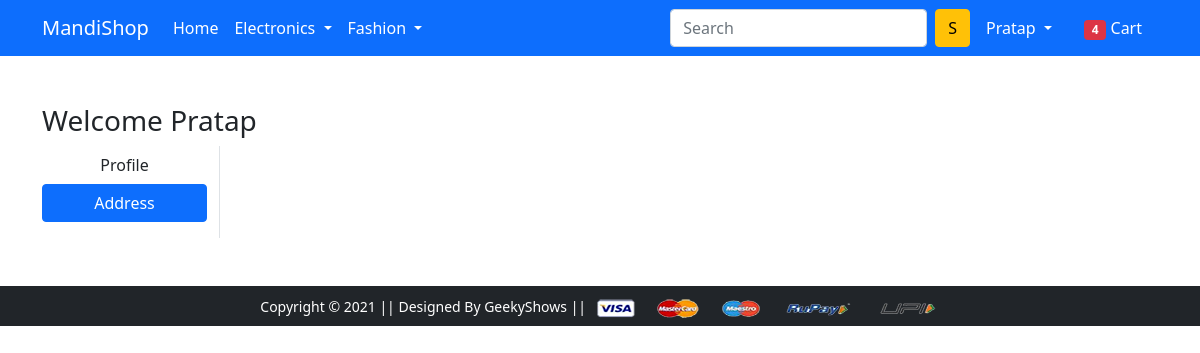
Page /address/ (signed in) on the earlier database version.
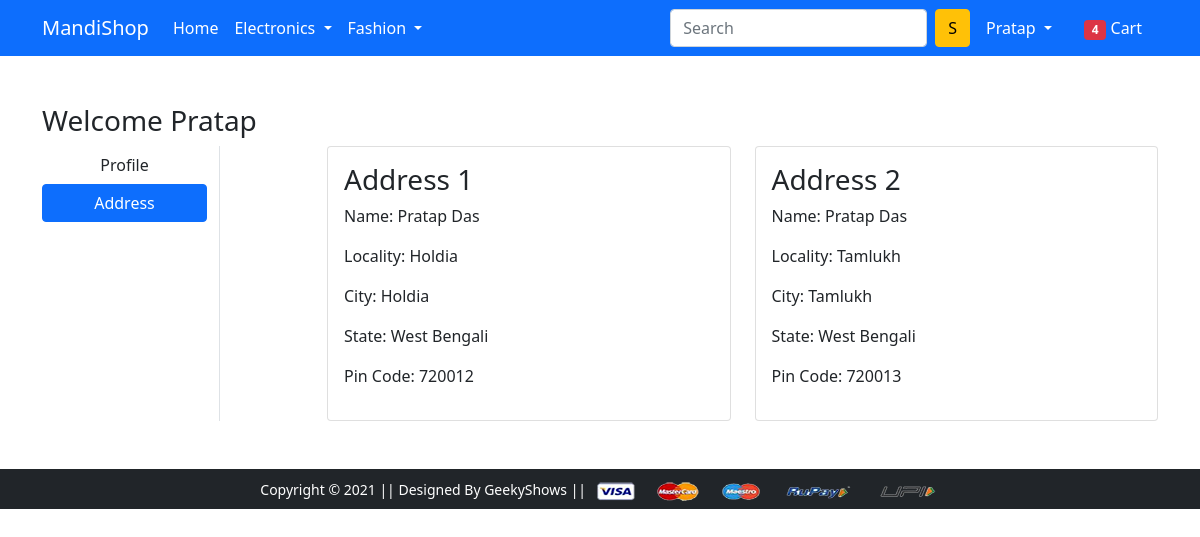
Same page on the later database version.
### MyApp/models.py (models this page shows, shortened)
class Customer(models.Model):
    user = models.ForeignKey(User, on_delete=models.CASCADE)
    name = models.CharField(max_length=200)
    locality = models.CharField(max_length=200)
    city = models.CharField(max_length=50)
    zipcode = models.IntegerField()
    state = models.CharField(choices=STATE_CHOICES, max_length=50)

### MyApp/views.py (the view)
# urls.py: path('address/', views.address, name='address'),
@login_required
def address(request):
    add = Customer.objects.filter(user=request.user)
    return render(request, 'app/address.html', {'address': add})

### MyApp/templates/app/address.html (shortened to what this page needs)
{% extends 'app/base.html' %}
{% load static %}
{% block main-content %}
<div class="container my-5">
 <div class="row">
 <h3>Welcome <span class="text-capitalize">{{ request.user }}</span></h3>
  <div class="col-sm-2 border-end">
   <ul class="list-unstyled">
    <li class="d-grid"><a href="{% url 'profile' %}" class="btn">Profile</a></li>
    <li class="d-grid"><a href="{% url 'address' %}" class="btn btn-primary">Address</a></li>
   </ul>
  </div>
  <div class="col-sm-9 offset-sm-1">
   <div class="row">
    {% for ad in address %}
    <div class="col-sm-6">
     <div class="card">
      <div class="card-body">
       <h3>Address {{forloop.counter}}</h3>
       <p>Name: {{ad.name}}</p>
       <p>Locality: {{ad.locality}}</p>
       <p>City: {{ad.city}}</p>
       <p>State: {{ad.state}}</p>
       <p>Pin Code: {{ad.zipcode}}</p>
      </div>
     </div>
    </div>
    {% endfor %}
   </div>
  </div>
 </div>
</div>
{% endblock main-content %}

Differences in the rows shown:
added Customer: name "Pratap Das", locality "Holdia", city "Holdia", state "West Bengali", zipcode "720012"
added Customer: name "Pratap Das", locality "Tamlukh", city "Tamlukh", state "West Bengali", zipcode "720013"
